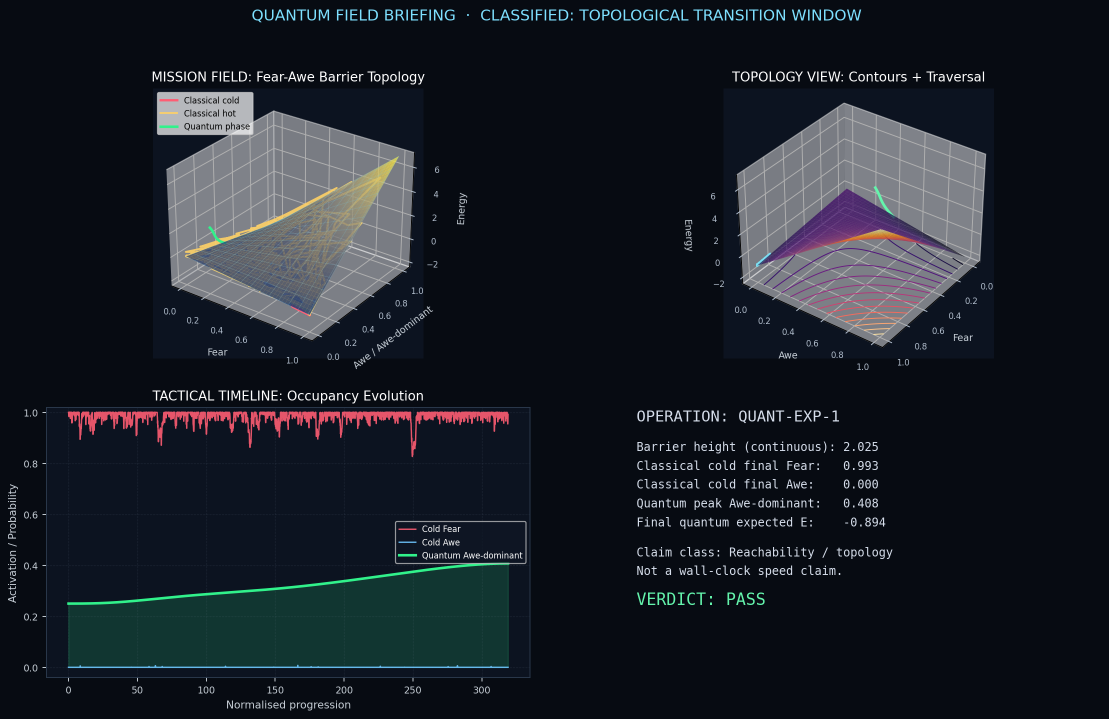
#> input picture paper/soma/quantum-soma-penrose/quantum_bond_briefing.png, 2218 x 1437 px (shown at 1/2 size)
$ python -i plates.py   (imports and definitions only)
#> lines starting #> are read from the running program, lines starting #| are printed output that depends on the picture
#!/usr/bin/env python3
"""Compose biology-atlas plates from clean Soma Machine captures.

Input comes from:

    npm run capture -- --only atlas-plates --width 1920 --height 1200 --scale 2
    npm run capture -- --only atlas-plates --portrait --width 1000 --height 1730 --scale 2

The landscape captures feed the callout pages; the upright (portrait) ones, when
present, feed the triptych panels whole (panel aspect 1538 x 2662).

Outputs:
    figures/plates/<level>-triptych.png
    figures/plates/<level>-callouts.png
    figures/plates/plates.json
"""
from __future__ import annotations

import argparse
import json
import math
import re
import textwrap
from pathlib import Path

from PIL import Image, ImageDraw, ImageEnhance, ImageFilter, ImageFont, ImageOps, ImageStat


ATLAS = Path(__file__).resolve().parents[1]
DEFAULT_IN = ATLAS / "figures" / "app" / "atlas-plates"
# Upright captures, one per dimension (capture.mjs --portrait): when present, a
# triptych panel shows the whole capture instead of a slice of the landscape one.
PORTRAIT_IN = ATLAS / "figures" / "app" / "atlas-plates-portrait"
DEFAULT_OUT = ATLAS / "figures" / "plates"
TRIPTYCH_WIDTH = 4724  # 400 mm at 300 dpi, rounded for safe image handling.
TRIPTYCH_ASPECT = 1.6  # fills an A3 landscape text block with room for the caption
CALLOUT_WIDTH = 4724
BG = (244, 239, 226)
INK = (28, 33, 36)
MUTED = (96, 97, 88)
HAIRLINE = (42, 48, 50)
BAND = (232, 223, 203)
CYAN = (20, 128, 150)


def font(size: int, bold: bool = False) -> ImageFont.FreeTypeFont | ImageFont.ImageFont:
#> called with size = 54, bold = True
    candidates = [
        "C:/Windows/Fonts/arialbd.ttf" if bold else "C:/Windows/Fonts/arial.ttf",
        "C:/Windows/Fonts/segoeuib.ttf" if bold else "C:/Windows/Fonts/segoeui.ttf",
        "C:/Windows/Fonts/calibrib.ttf" if bold else "C:/Windows/Fonts/calibri.ttf",
    ]
    for candidate in candidates:
        try:
            return ImageFont.truetype(candidate, size)
        except OSError:
            continue
#> further down, picture is the input picture: PIL image 2218x1437 RGBA; mean R, G, B, A 26.2, 31.5, 39.1, 255
    return ImageFont.load_default()


FONT_TITLE = font(54, True)
FONT_LABEL = font(38, True)
FONT_SMALL = font(27)
FONT_SMALL_BOLD = font(27, True)
FONT_KEY = font(42)
FONT_KEY_BOLD = font(46, True)
FONT_BADGE = font(38, True)


def print_tone(image: Image.Image) -> Image.Image:
    """Lift screen-dark captures into a print-friendly tonal range."""
    toned = image.convert("RGB")
    lut = [min(255, int((value / 255) ** 0.64 * 255)) for value in range(256)]
    toned = toned.point(lut * 3)
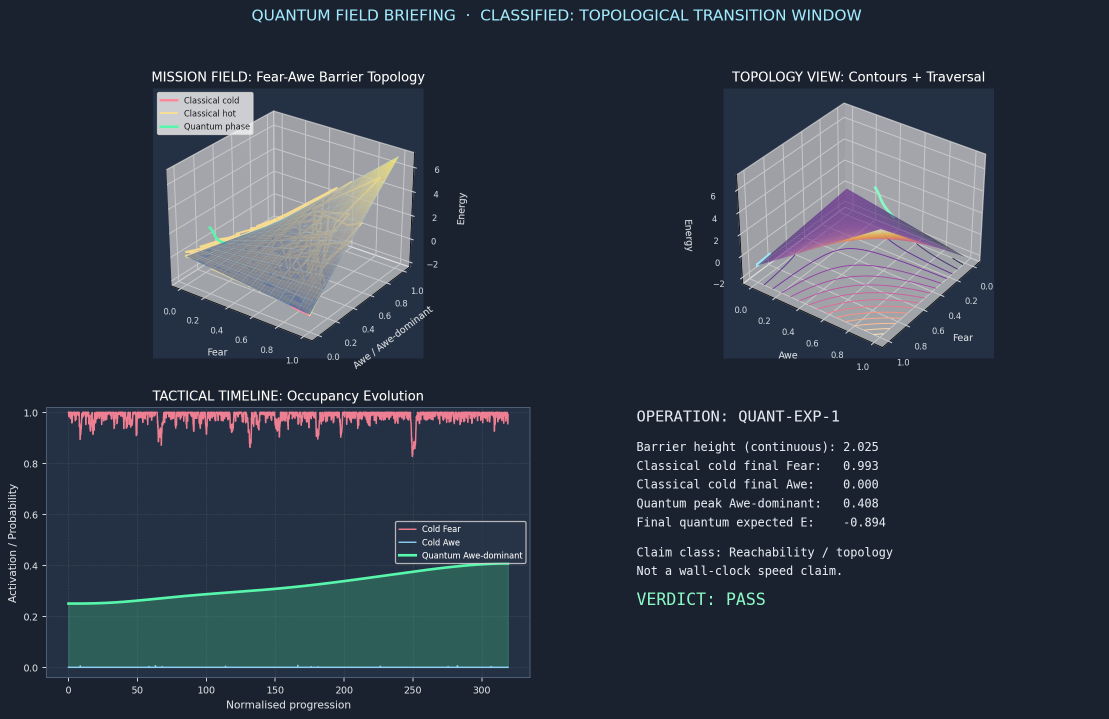
#> toned: PIL image 2218x1437 RGB (shown at 1/2 size); mean R, G, B 47.9, 57.8, 69.4
    toned = ImageEnhance.Contrast(toned).enhance(1.18)
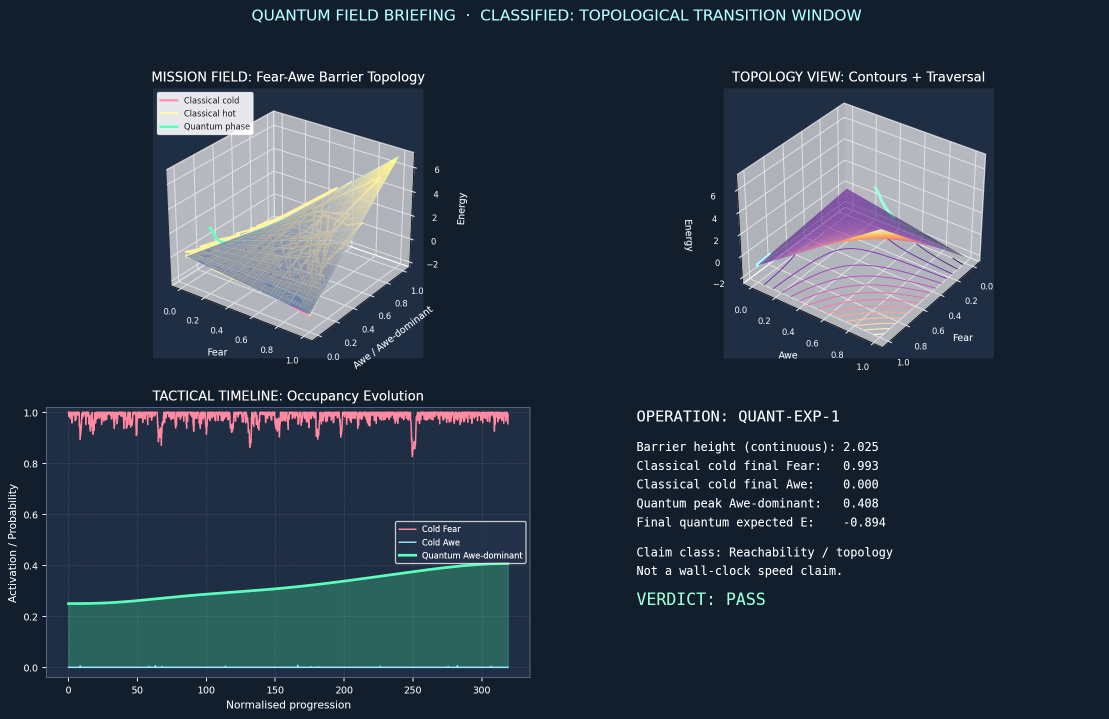
#> toned: PIL image 2218x1437 RGB (shown at 1/2 size); mean R, G, B 45.8, 57.7, 71.3
    toned = ImageEnhance.Color(toned).enhance(1.18)
    toned = ImageEnhance.Brightness(toned).enhance(1.06)
    toned = ImageEnhance.Sharpness(toned).enhance(1.08)
    return ImageOps.autocontrast(toned, cutoff=0.2)
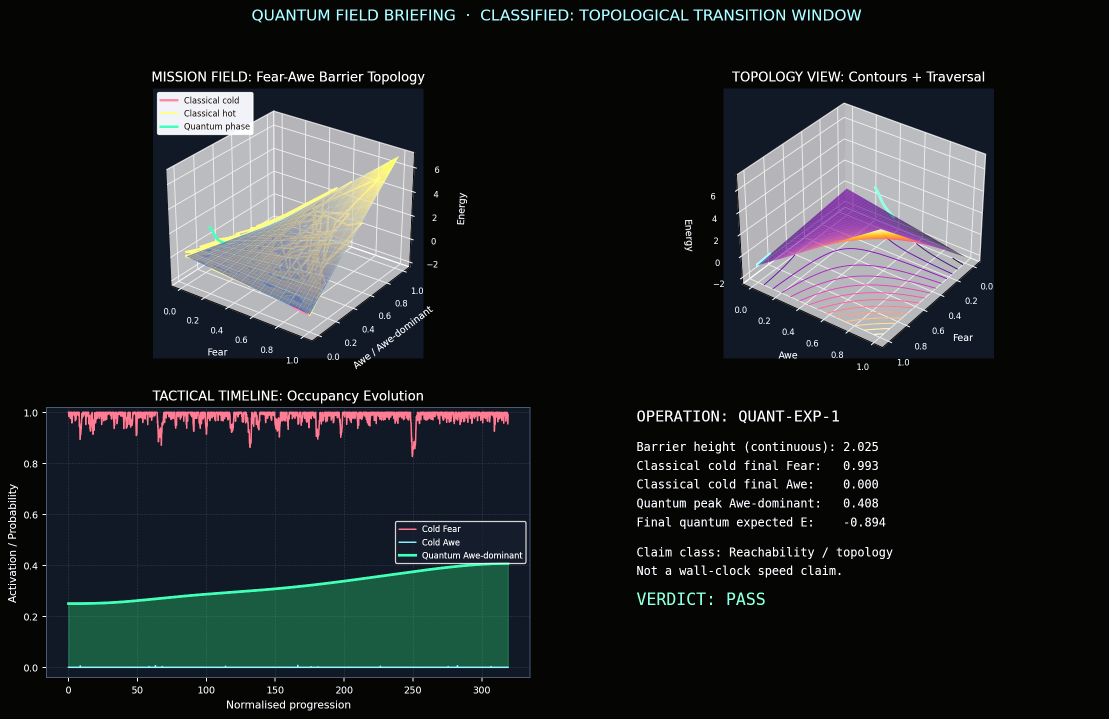
#> returned value: PIL image 2218x1437 RGB (shown at 1/2 size); mean R, G, B 34, 37.6, 39.1


# [11 lines left out: functions draw_centered_text, draw_letter_badge, not called in this run]


def load_anchor(path: Path) -> dict:
    with path.open("r", encoding="utf-8") as handle:
        return json.load(handle)


# [78 lines left out: functions image_point, visible_anchors, union_crop, fit_crop_to_aspect, cover_resize, not called in this run]


def draw_label(draw: ImageDraw.ImageDraw, xy: tuple[int, int], text: str, fill=INK) -> None:
    draw.text(xy, text, fill=fill, font=FONT_LABEL)


# [62 lines left out: functions level_stem, compose_triptych, rounded_paste, not called in this run]


def wrap(text: str, width: int) -> list[str]:
    return textwrap.wrap(text, width=width, break_long_words=False, replace_whitespace=False) or [""]


def anchor_crop(image: Image.Image, point: tuple[float, float], source_w: int, source_h: int) -> Image.Image:
    left, top, right, bottom = anchor_crop_box(image, point, source_w, source_h)
    return image.crop((left, top, right, bottom))


# [221 lines left out: functions anchor_crop_box, iou, signal_score, anchor_scale_profile, candidate_anchors, pick_callout_anchors and 3 more, not called in this run]


# [2 lines not run here, left out]

>>> from PIL import Image
>>> picture = Image.open('../../../../paper/soma/quantum-soma-penrose/quantum_bond_briefing.png')
>>> result = print_tone(picture)
